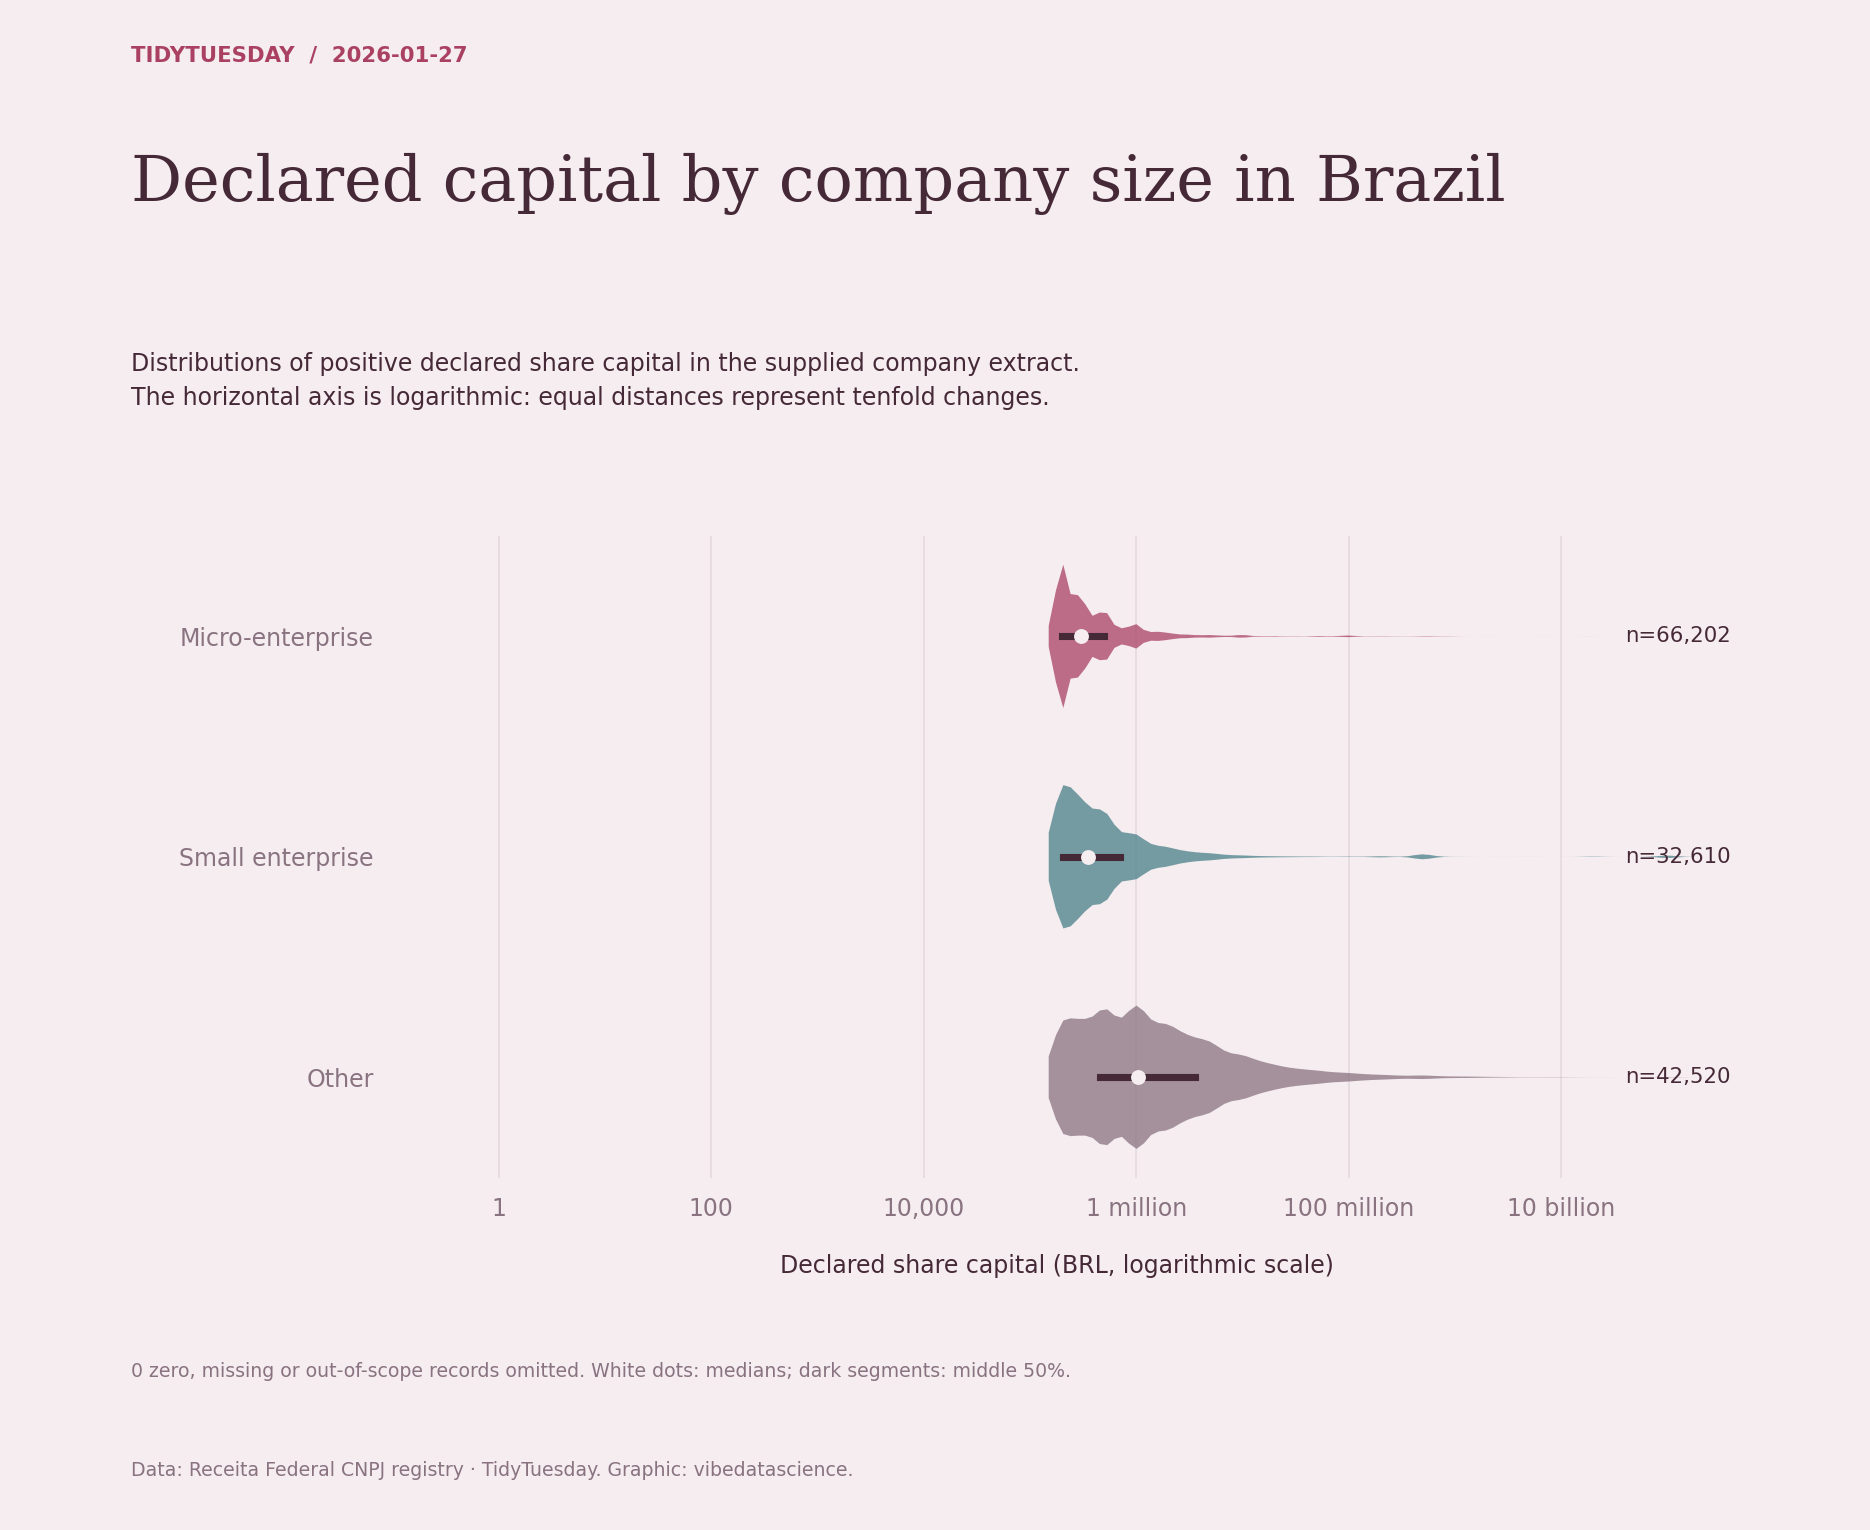

Python code for this plot:
"""TidyTuesday 2026-01-27: Declared capital by company size in Brazil. Reproduce the chart from the bundled source data."""
from pathlib import Path
import textwrap
import re
from collections import Counter
import numpy as np
import pandas as pd
import matplotlib
matplotlib.use('Agg')
import matplotlib.pyplot as plt
import matplotlib.dates as mdates
from matplotlib.ticker import FuncFormatter, MaxNLocator
from matplotlib.colors import LinearSegmentedColormap, Normalize
from matplotlib.patches import Patch

HERE = Path(__file__).resolve().parent
PAPER, INK, MUTED, ACCENT, SECOND = ('#f5edf0', '#462937', '#897380', '#aa4163', '#497f88')
plt.rcParams.update({'font.family':'DejaVu Sans', 'font.size':10, 'text.color':INK,
 'axes.labelcolor':INK, 'xtick.color':MUTED, 'ytick.color':MUTED,
 'axes.edgecolor':MUTED, 'savefig.facecolor':PAPER})

def read(name):
    data = pd.read_csv(HERE / 'data' / (name + '.csv.gz'), low_memory=False)
    assert len(data), 'Empty source data'
    return data

def figure(subtitle, height=9):
    fig = plt.figure(figsize=(11,height), facecolor=PAPER)
    fig.text(.07,.96,'TIDYTUESDAY  /  2026-01-27',fontsize=9,color=ACCENT,weight='bold')
    fig.text(.07,.90,textwrap.fill('Declared capital by company size in Brazil',48),fontsize=27,fontfamily='DejaVu Serif',va='top',linespacing=1.14)
    fig.text(.07,.77,subtitle,fontsize=10,va='top',linespacing=1.55)
    fig.text(.07,.035,textwrap.fill('Data: Receita Federal CNPJ registry · TidyTuesday. Graphic: vibedatascience.',110),fontsize=8,color=MUTED,linespacing=1.5)
    return fig

def axis(fig, rect=(.24,.18,.69,.49), grid='x'):
    ax=fig.add_axes(rect,facecolor=PAPER)
    for spine in ax.spines.values():spine.set_visible(False)
    ax.tick_params(length=0,pad=8)
    if grid:ax.grid(axis=grid,color=MUTED,alpha=.16,linewidth=.7)
    ax.set_axisbelow(True)
    return ax

def save(fig):
    fig.savefig(HERE / '20260127.png',dpi=170)
    plt.close(fig)
    print('2026-01-27: saved 20260127.png')

df=read('companies');assert not df.company_id.duplicated().any()
order=['micro-enterprise','small-enterprise','other'];d=df.loc[df.capital_stock.gt(0)&df.company_size.isin(order)].copy()
fig=figure('Distributions of positive declared share capital in the supplied company extract.\nThe horizontal axis is logarithmic: equal distances represent tenfold changes.',9)
ax=axis(fig,(.21,.23,.71,.42))
for i,group in enumerate(order):
 vals=np.log10(d.loc[d.company_size==group,'capital_stock']);assert len(vals)>10
 parts=ax.violinplot([vals],positions=[i],vert=False,widths=.65,showextrema=False)
 for b in parts['bodies']:b.set_facecolor([ACCENT,SECOND,MUTED][i]);b.set_alpha(.75)
 q=vals.quantile([.25,.5,.75]);ax.plot([q.iloc[0],q.iloc[2]],[i,i],color=INK,lw=3);ax.scatter(q.iloc[1],i,color=PAPER,s=28,zorder=3)
 ax.text(10.6,i,f'n={len(vals):,}',fontsize=9,va='center')
ax.set_yticks(range(3),['Micro-enterprise','Small enterprise','Other']);ax.invert_yaxis();ax.set_xlim(-1,11.5)
ax.set_xticks([0,2,4,6,8,10],['1','100','10,000','1 million','100 million','10 billion']);ax.set_xlabel('Declared share capital (BRL, logarithmic scale)',labelpad=14)
fig.text(.07,.10,f'{len(df)-len(d):,} zero, missing or out-of-scope records omitted. White dots: medians; dark segments: middle 50%.',fontsize=8,color=MUTED)
save(fig)
